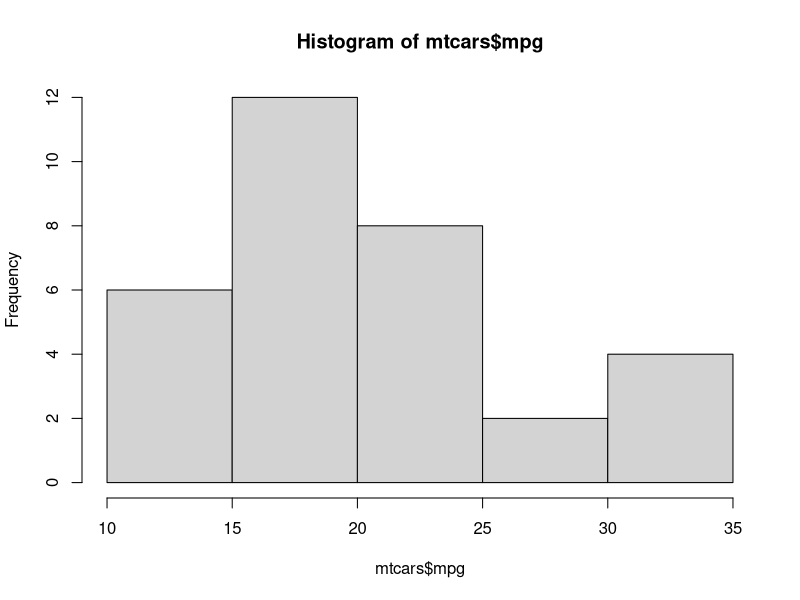
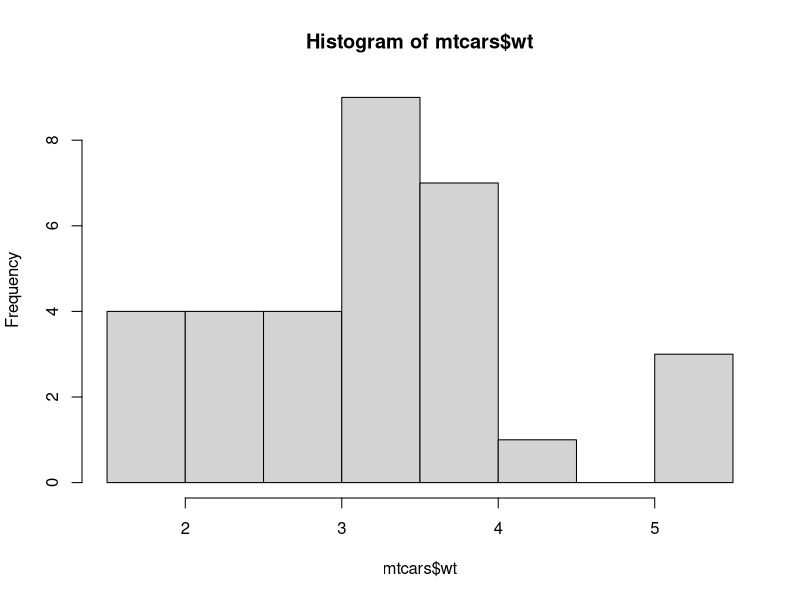
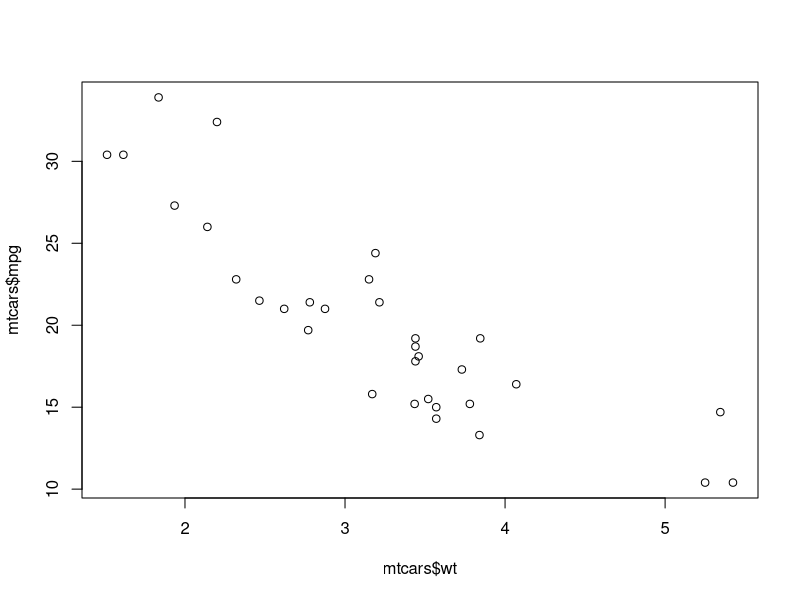
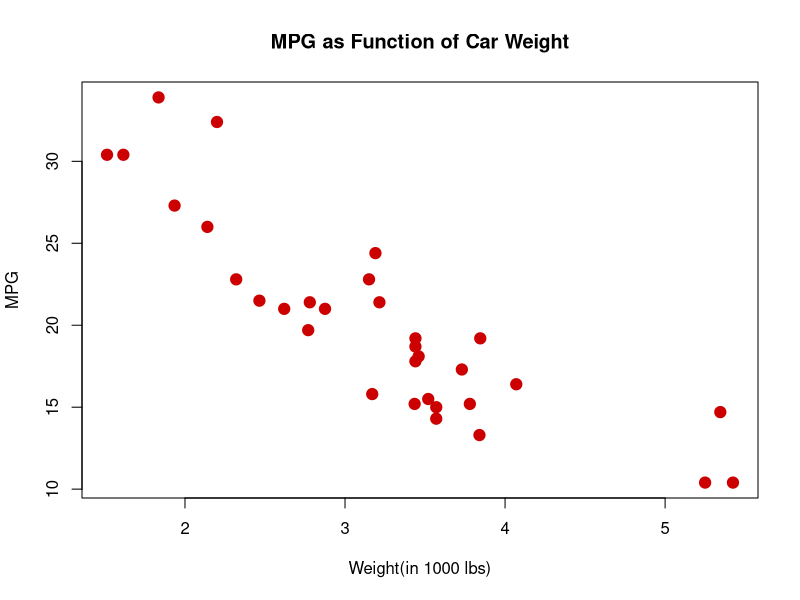

Source code (R) for these figures, in order:
library(datasets)

head(mtcars)


hist(mtcars$mpg)
hist(mtcars$wt)

plot(mtcars$wt, mtcars$mpg)

#add options
plot(mtcars$wt, mtcars$mpg,
  xlab = "Weight(in 1000 lbs)",
  ylab = "MPG",
  main = "MPG as Function of Car Weight",
  col = "#cc0000",
  pch = 19, #makes them solid circles
  cex = 1.5) #Make 150% size)
